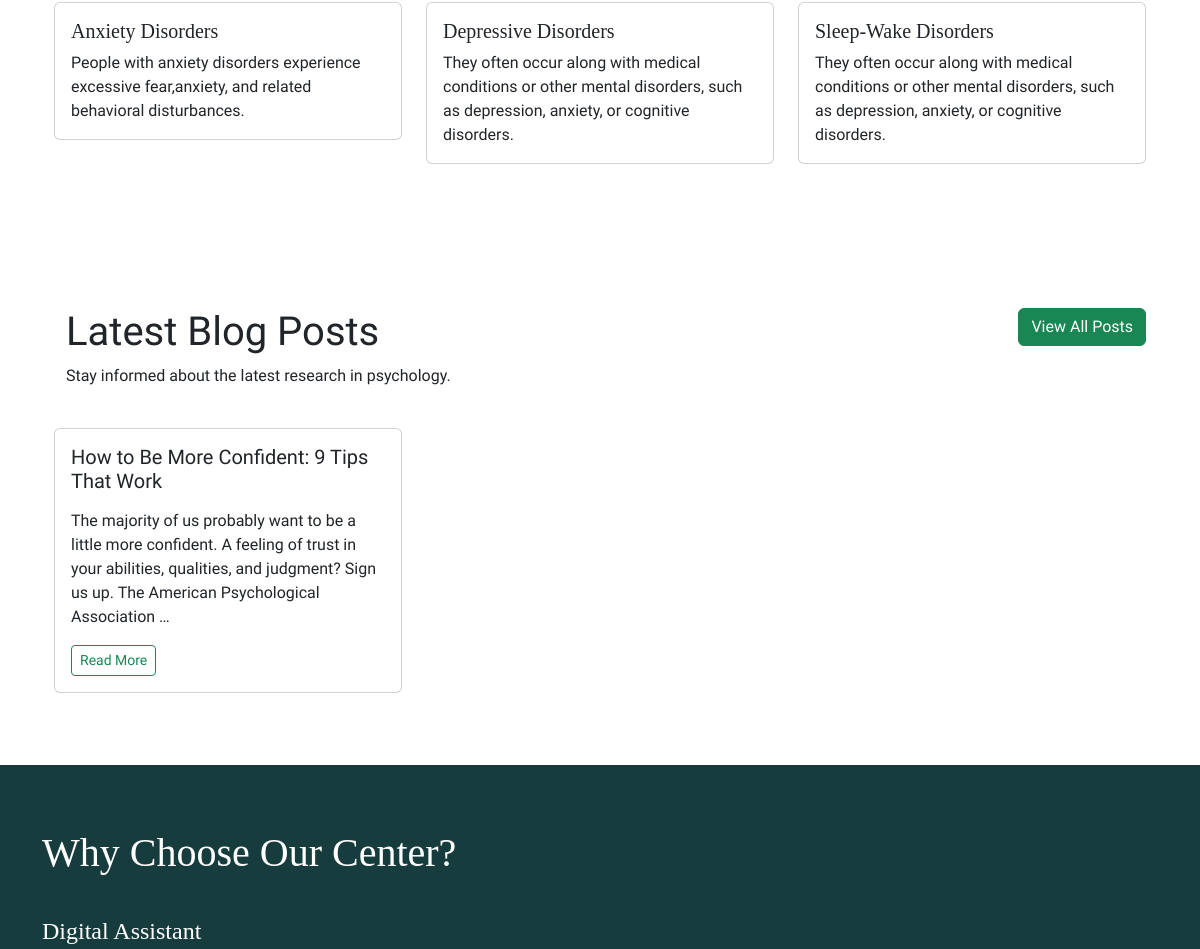
The app's page / (middle part), older data.
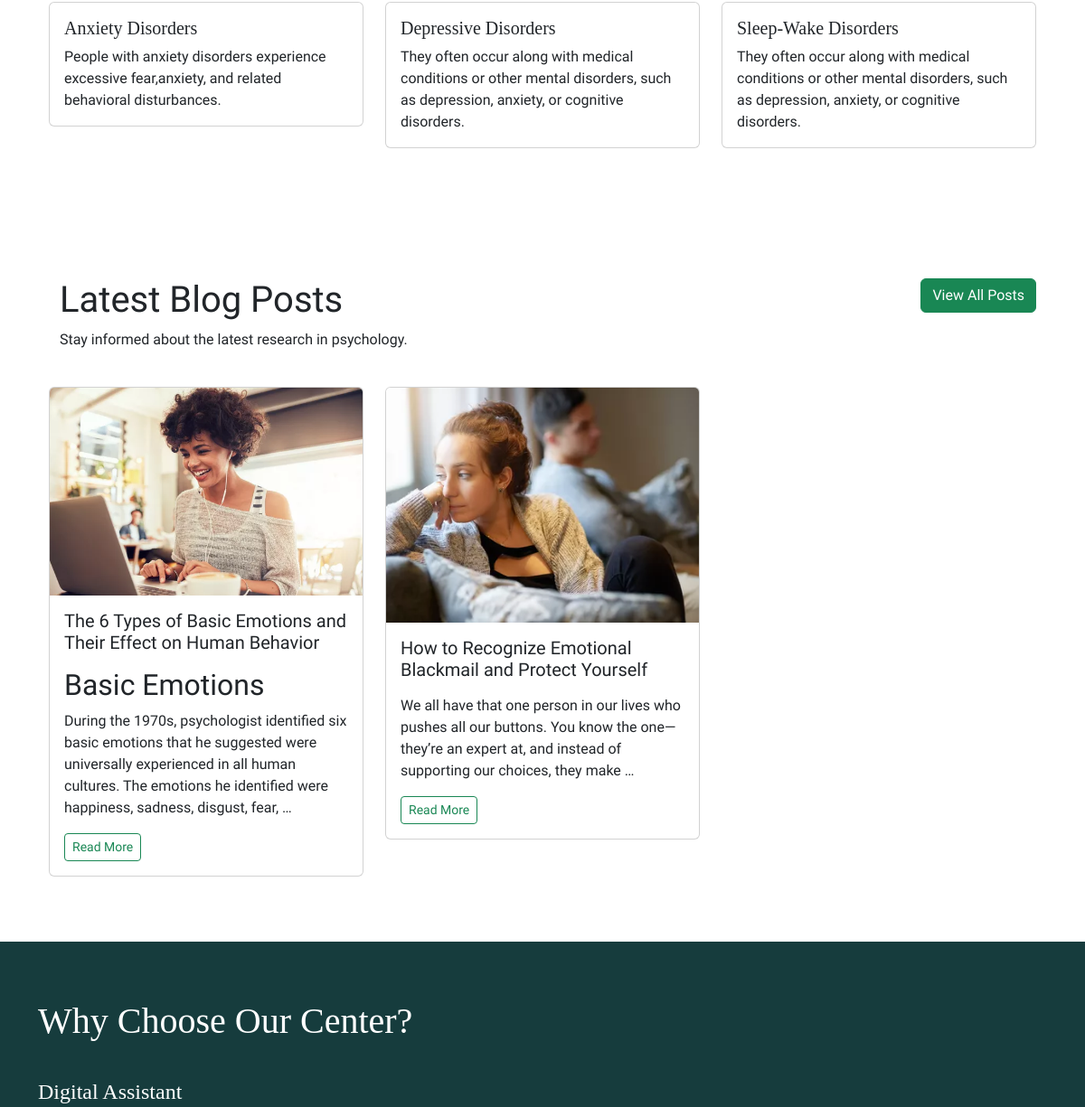
The same page, newer data.
### Main/models.py (models this page shows, shortened)
class Blog(models.Model):
    cover_img=models.ImageField(upload_to='images/',null=True,blank=True)
    title = models.CharField(max_length=100)
    content=CKEditor5Field()
    created_on = models.DateTimeField(default=timezone.now)
    author=models.ForeignKey(settings.AUTH_USER_MODEL,on_delete=models.CASCADE,blank=True,null=True)
    category=models.CharField(max_length=100,default='Self-Care')

### Main/views.py (the view)
# urls.py: path('',views.home,name="home"),
def home(request):
    blogs=Blog.objects.all()
    posts = blogs[:3]
    return render(request,"home.html",{'blogs':blogs})

### templates/home.html (shortened to what this page needs)
{% extends "base.html"%}
{% load static %}
{% block body %}
<main>
  <section id="services" class="my-4 s-m container">
    <div class="container custom-margin" data-margin="100px 0">
      <div class="row py-5">
        <div class="col-lg-4 mb-4">
          <div class="card">
            <div class="card-body">
              <h5 class="card-title heading-font">Anxiety Disorders</h5>
              <p class="card-text">
                People with anxiety disorders experience excessive
                fear,anxiety, and related behavioral disturbances.
              </p>
            </div>
          </div>
        </div>
        <div class="col-lg-4 mb-4">
          <div class="card">
            <div class="card-body">
              <h5 class="card-title heading-font">Depressive Disorders</h5>
              <p class="card-text">
                They often occur along with medical conditions or other
                mental disorders, such as depression, anxiety, or cognitive
                disorders.
              </p>
            </div>
          </div>
        </div>
        <div class="col-lg-4 mb-4">
          <div class="card">
            <div class="card-body">
              <h5 class="card-title heading-font">Sleep-Wake Disorders</h5>
              <p class="card-text">
                They often occur along with medical conditions or other
                mental disorders, such as depression, anxiety, or cognitive
                disorders.
              </p>
            </div>
          </div>
        </div>
      </div>
    </div>
  </section>
  <section id="blog" class="container s-m my-5">
    <div class="container">
      <div class="title d-flex justify-content-between my-4">
        <div class="container w-100">
          <h1>Latest Blog Posts</h1>
          <p>Stay informed about the latest research in psychology.</p>
        </div>
        <div class="text-nowrap">
          <a href="{% url 'blog-home'%}" class="btn btn-success">View All Posts</a>
        </div>
      </div>
      <div class="row">
        {% for post in blogs|slice:":3" %}
        <div class="col-lg-4 mb-4">
          <div class="card">
            <img
              src="{{post.cover_img}}"
              alt="" class="card-img-top" />
            <div class="card-body">
              <h5 class="card-title">{{post.title}}</h5>
              <p class="card-text">{{post.content|truncatewords:30|safe}}</p>
              <a href="{% url 'blog_post' post.pk %}" class="btn btn-outline-success btn-sm">Read More</a>
            </div>
          </div>
        </div>
        {% endfor %}
      </div>
    </div>
  </section>
  <section class="features dark-background" id="features">
    <div class="container d-flex align-items-center justify-content-between s-m py-5">
      <div class="col-6 d-flex flex-column align-items-start justify-content-between">
        <div class="title text-capitalize heading-font h1 my-3">
          Why choose our center?
        </div>
        <div class="features-item my-4">
          <div class="feature-title h4">
            <p class="heading-font">Digital Assistant</p>
          </div>
        </div>
      </div>
    </div>
  </section>
</main>
{% endblock %}

Row changes from the older to the newer data that the page shows:
removed Blog: title "How to Be More Confident: 9 Tips That Work", content "The majority of us probably want to be a little more confident. A feeling of trust in your abilities, qualities, and judgment? Sign us up. The American Psychological Association …"
added Blog: cover_img (picture), title "The 6 Types of Basic Emotions and Their Effect on Human Behavior", content "Basic Emotions During the 1970s, psychologist identified six basic emotions that he suggested were universally experienced in all human cultures. The emotions he identified were happiness, sadness, disgust, fear, …"
added Blog: cover_img (picture), title "How to Recognize Emotional Blackmail and Protect Yourself", content "We all have that one person in our lives who pushes all our buttons. You know the one—they’re an expert at, and instead of supporting our choices, they make …"
